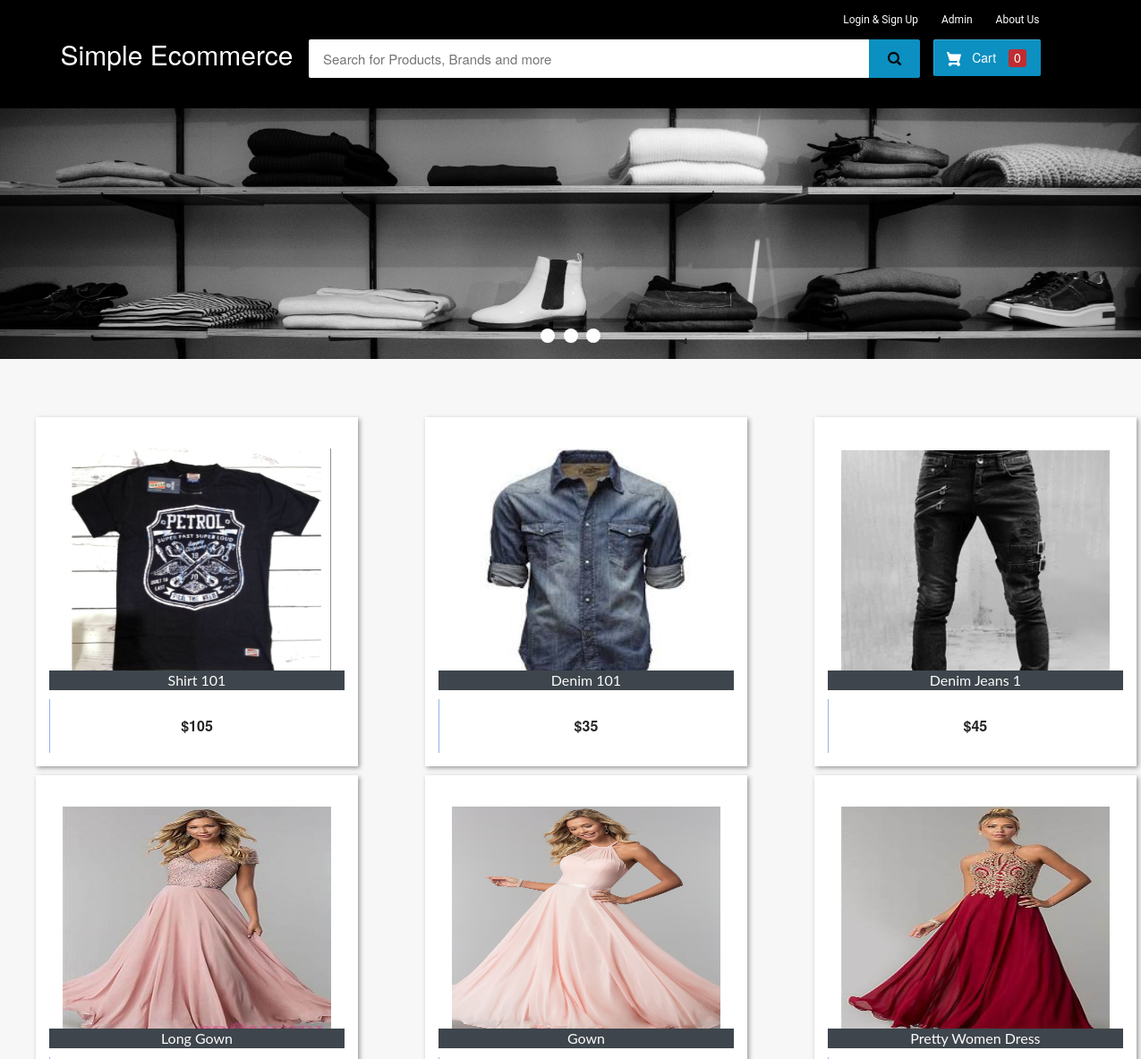
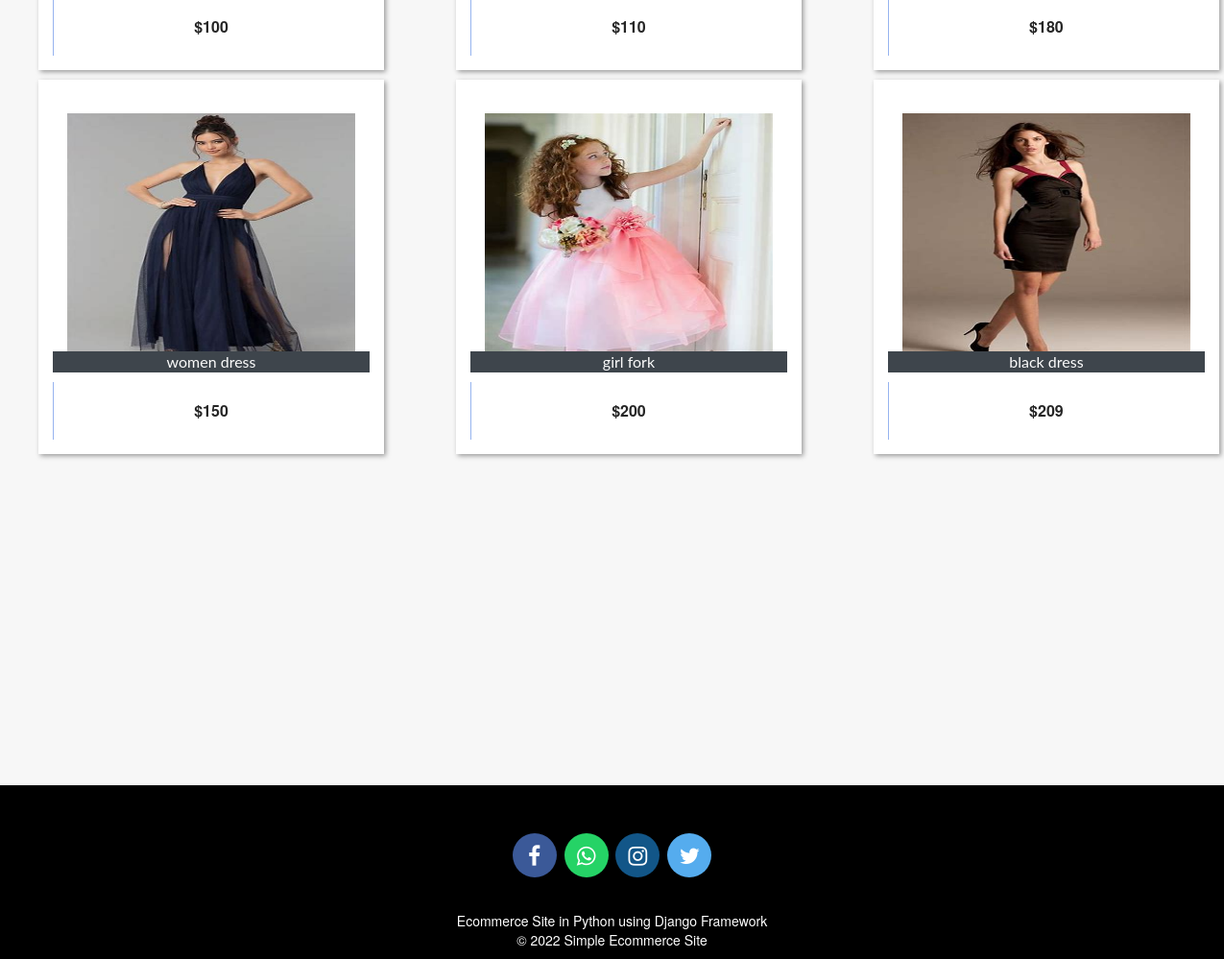
The page / on the database its author committed (2 pictures, top to bottom).
### ecom/models.py (models this page shows, shortened)
class Product(models.Model):
    name=models.CharField(max_length=40)
    product_image= models.ImageField(upload_to='product_image/',null=True,blank=True)
    price = models.PositiveIntegerField()
    description=models.CharField(max_length=40)

### ecom/views.py (the view)
# urls.py: path('',views.home_view,name=''),
def home_view(request):
    products=models.Product.objects.all()
    if 'product_ids' in request.COOKIES:
        product_ids = request.COOKIES['product_ids']
        counter=product_ids.split('|')
        product_count_in_cart=len(set(counter))
    else:
        product_count_in_cart=0
    if request.user.is_authenticated:
        return HttpResponseRedirect('afterlogin')
    return render(request,'ecom/index.html',{'products':products,'product_count_in_cart':product_count_in_cart})

### templates/ecom/index.html (shortened to what this page needs)
{% extends 'ecom/homebase.html' %}
{% load static %}
{% block content %}
<div class="row">
  <div class="col-md-12">
    <div class="slider-container">
      <div class="menu">
        <label for="slide-dot-1"></label>
        <label for="slide-dot-2"></label>
        <label for="slide-dot-3"></label>
      </div>
        <div class="slide slide-1"></div>
    </div>
  </div>
</div>
{%if products%}
<br>
  <div class="row">
      {% for p in products %}
      <div class="column">
      <div class="container page-wrapper" style="width: 450px;">
        <div class="page-inner">
          <div class="row">
            <div class="el-wrapper">
              <div class="box-up">
                <img class="img" src="{% static p.product_image.url %}" alt="product pic" height="300px" width="300px">
                <div class="img-info">
                  <div class="info-inner">
                    <span style="background-color:#3e454c; color:fbfbfb;"class="p-company">{{p.name}}</span>
                  </div>
                </div>
              </div>
              <div class="box-down">
                <a class="cart" href="{% url 'add-to-cart' p.id  %}">
                  <span class="price">${{p.price}}</span>
                  <span class="add-to-cart">
                    <span class="txt"><i class="fa fa-shopping-cart"></i> Add To Cart</span>
                  </span>
                </a>
              </div>
            </div>
          </div>
        </div>
      </div>
      </div>
{% if forloop.counter|divisibleby:"3" %}
    </div>
    <div class="row">
          <br><br><br><br><br>
{% endif %}
  {% endfor %}
</div>
{%else%}
<h3 style="text-align:center; color:#3E454C;">No Search Found</h3>
{%endif%}
<br><br><br>
<br><br><br><br><br><br><br><br><br><br><br><br>
{% endblock content %}

### templates/ecom/homebase.html (shortened to what this page needs)
<html>
{% load static %}
<head>
<link rel="stylesheet" href="https://maxcdn.bootstrapcdn.com/bootstrap/3.3.0/css/bootstrap.min.css">
<link rel="stylesheet" href="https://maxcdn.bootstrapcdn.com/font-awesome/4.7.0/css/font-awesome.min.css">
</head>
<body>
  {%if request.user.is_authenticated%}
    {% include "ecom/customer_navbar.html" %}
  {%else%}
  <div id="navbar">
    <div class="container">
        <div class="row row1">
            <ul class="largenav pull-right">
              <li class="upper-links dropdown"><a class="links" href="">Login & Sign Up</a>
              </li>
                <li class="upper-links"><a class="links" href="/adminclick">Admin</a></li>
                <li class="upper-links"><a class="links" href="/aboutus">About Us</a></li>
            </ul>
        </div>
        <div class="row row2">
            <div class="col-sm-3">
                <h2 style="margin:0px;"><a style="text-decoration:none; color:white;" href="/"><span class="largenav">Simple Ecommerce </span></a></h2>
            </div>
            <div class="navbar-search smallsearch col-sm-7 col-xs-11">
              <form  action="/search" method="get">
                <div class="row"> <input class="navbar-input col-xs-11" type="search" value="{% if search_text %}{{ search_text }}{% endif %}" placeholder="Search for Products, Brands and more" name="query" id="query">
                  <button class="navbar-button col-xs-1" type="submit">
                  </button>
                </div>
              </form>
            </div>
            <div class="cart1 largenav col-sm-2"> <a class="cart-button" href="/cart">  Cart <span class="item-number ">{{ product_count_in_cart }}</span> </a> </div>
        </div>
    </div>
</div>
  {%endif%}
{% block content %}
{% endblock content %}
<br><br><br>
<footer>
  <br>
  <p>
    <a href="#" class="fa fa-facebook"></a>
    <a href="#" class="fa fa-whatsapp"></a>
    <a href="#" class="fa fa-instagram"></a>
    <a href="#" class="fa fa-twitter"></a>
  </p>
  <br>
  <div class="container">
    <div class="row">
      <div class="col-md-12 col-sm-12">
        <div style="color:#ffffff;" class="wow fadeInUp footer-copyright">
          <p>Ecommerce Site in Python using Django Framework<br>
            &copy; 2022 Simple Ecommerce Site </p>
        </div>
      </div>
    </div>
  </div>
</footer>
</body>
</html>

### templates/ecom/homebase.html (style rules this page uses)
body { background-color: #f7f7f7; }
#navbar { background-color: #000000; color: white; }
.row1 { padding-top: 10px; padding-right: 50px }
.row2 { padding-bottom: 20px }
.navbar-input { padding: 11px 16px; border-radius: 2px 0 0 2px; border: 0 none; outline: 0 none; font-size: 15px; color:#000 }
.navbar-button { background-color: #0c8fc1; border: 1px solid #0c8fc1; border-radius: 0 2px 2px 0; color: #ffffff; padding: 10px 0; height: 43px; cursor: pointer; }
.cart-button { background-color: #0c8fc1; box-shadow: 0 4px 4px 0 rgb(0 0 0 / 23%), inset 1px 1px 0 0 hsl(0deg 0% 100% / 20%); padding: 10px 0; text-align: center; height: 41px; border-radius: 2px; font-weight: 500; width: 120px; display: inline-block; color: #FFFFFF; text-decoration: none; color: inherit; border: none; outline: none; }
.cart-svg { display: inline-block; width: 16px; height: 16px; vertical-align: middle; margin-right: 8px }
.item-number { border-radius: 3px; background-color: rgb(207 37 37 / 92%); height: 20px; padding: 3px 6px; font-weight: 500; display: inline-block; color: #fff; line-height: 12px; margin-left: 10px; }
.upper-links { display: inline-block; padding: 0 11px; line-height: 23px; font-family: 'Roboto', sans-serif; letter-spacing: 0; color: inherit; border: none; outline: none; font-size: 12px }
.dropdown { position: relative; display: inline-block; margin-bottom: 0px }
.links { color: #fff; text-decoration: none }
.largenav { display: none }
.smallsearch { margin-left: 15px; margin-top: 15px }
.menu { cursor: pointer }
footer { padding: 0px 0px 0px 0px; background-color: black; margin: 0px; }
.fa { font-size: 23px; width: 2em; height: 2em; text-align: center; text-decoration: none; margin: 5px 2px; border-radius: 50%; padding-top: 0.5em; }
.fa-facebook { background: #3B5998; color: white; margin-top: 30px; }
.fa-whatsapp { background: #25d366; color: white; }
.fa-twitter { background: #55ACEE; color: white; }
.fa-instagram { background: #125688; color: white; }
p { text-align: center; }
@media screen and (min-width: 768px) { .largenav { display: block } }
@media screen and (min-width: 768px) { .smallsearch { margin: 0px } }

### rows shown on the page
Product: product_image (picture), name "Shirt 101", price "105"
Product: product_image (picture), name "Denim 101", price "35"
Product: product_image (picture), name "Denim Jeans 1", price "45"
Product: product_image (picture), name "Long Gown", price "100"
Product: product_image (picture), name "Gown", price "110"
Product: product_image (picture), name "Pretty Women Dress", price "180"
Product: product_image (picture), name "women dress", price "150"
Product: product_image (picture), name "girl fork", price "200"
Product: product_image (picture), name "black dress", price "209"

### other values the page prints
{{ product_count_in_cart }} "0"
